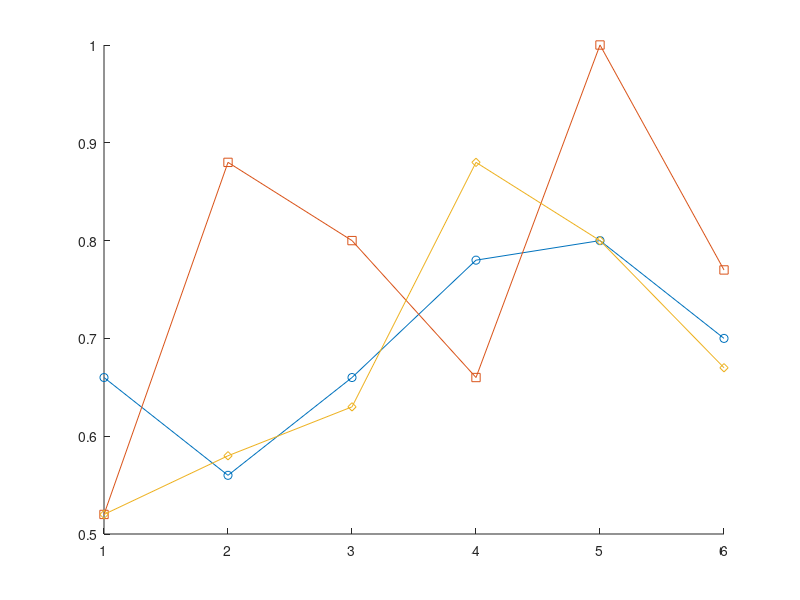

MATLAB code to generate this figure: (Note: this script raises an error after producing the figure.)
% Definindo os três conjuntos de dados para acurácia
%dados1 = [0.80 0.80 0.75 0.80 0.85 0.80];
%dados2 = [0.95 0.80 0.80 0.90 0.85 0.86];
%dados3 = [0.80 0.80 0.85 0.75 0.85 0.83];

% Definindo os três conjuntos de dados para precisão
%dados1 = [0.80 0.80 0.90 0.85 0.80 0.84];
%dados2 = [0.88 0.95 1 0.94 1 0.96];
%dados3 = [0.88 0.94 0.89 0.93 0.89 0.91];

% Definindo os três conjuntos de dados para revocação
%dados1 = [0.90 0.85 0.80 0.95 1 0.90];
%dados2 = [0.88 1 0.90 0.89 1 0.93];
%dados3 = [0.88 0.84 0.94 1 0.89 0.91];

% Definindo os três conjuntos de dados para f1-score
%dados1 = [0.85 0.82 0.85 0.90 0.89 0.86];
%dados2 = [0.88 0.97 0.95 0.92 1 0.95];
%dados3 = [0.88 0.89 0.92 0.97 0.94 0.92];

% Definindo os três conjuntos de dados para mcc
dados1 = [0.66 0.56 0.66 0.78 0.80 0.70];
dados2 = [0.52 0.88 0.80 0.66 1 0.77];
dados3 = [0.52 0.58 0.63 0.88 0.80 0.67];


% Criando o eixo X para as amostras
x = 1:6;

% Criando o gráfico
figure;
hold on;

% Plotando os conjuntos de dados com as linhas contínuas
h1 = plot(x, dados1, '-o', 'DisplayName', 'Otimização Convexa'); % Linha para o Conjunto 1
h2 = plot(x, dados2, '-s', 'DisplayName', 'Redes Neurais MLP'); % Linha para o Conjunto 2
h3 = plot(x, dados3, '-d', 'DisplayName', 'Árvores de Decisão'); % Linha para o Conjunto 3

plot(x(6), dados1(6), 'o', 'MarkerSize', 10, 'MarkerFaceColor', h1.Color, 'HandleVisibility', 'off'); % Média destacada Conjunto 1
plot(x(6), dados2(6), 's', 'MarkerSize', 10, 'MarkerFaceColor', h2.Color, 'HandleVisibility', 'off'); % Média destacada Conjunto 2
plot(x(6), dados3(6), 'd', 'MarkerSize', 10, 'MarkerFaceColor', h3.Color, 'HandleVisibility', 'off'); % Média destacada Conjunto 3

% Configurações adicionais do gráfico
xticks(1:6);
xticklabels({'Amostra 1', 'Amostra 2', 'Amostra 3', 'Amostra 4', 'Amostra 5', 'Média Final'});
xlabel('Amostras');
ylabel('Valores');
legend('Location', 'best');
title('MCC (Matthews)');
grid on;

% Definindo o intervalo do eixo Y e X
ylim([0.5 1]);
xlim([0.5 6.5]);

hold off;


